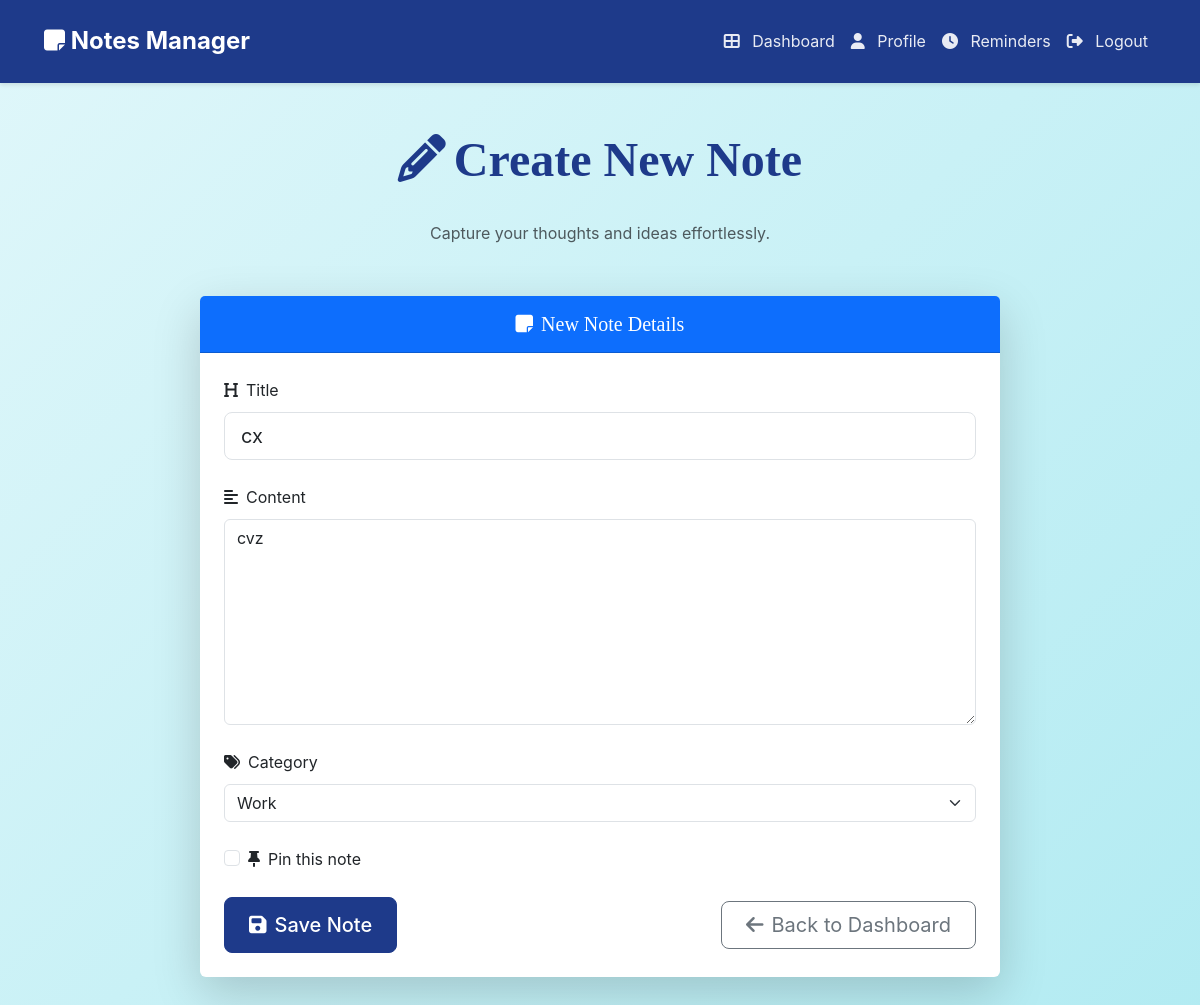
Page /create_note (signed in) on the committed database.
### app.py (models this page shows)
class Note(db.Model):
    __tablename__ = 'notes'
    id = db.Column(db.Integer, primary_key=True)
    user_id = db.Column(db.Integer, db.ForeignKey('users.id'), nullable=False)
    title = db.Column(db.String(255))
    content = db.Column(db.Text)
    category = db.Column(db.String(50))
    isPinned = db.Column(db.Boolean, default=False)
    createdAt = db.Column(db.DateTime, default=datetime.utcnow)
    updatedAt = db.Column(db.DateTime, default=datetime.utcnow, onupdate=datetime.utcnow)
    isLocal = db.Column(db.Boolean, default=False)
    isDraft = db.Column(db.Boolean, default=False)
    user = db.relationship('User', backref='notes')

### app.py (the view)
@app.route('/create_note', methods=['GET'])
@login_required
def create_note_page():
    user_id = current_user.id
    username = current_user.username
    draft_note = Note.query.filter_by(user_id=user_id, isDraft=True).first()
    return render_template('create_note.html', username=username, draft_note=draft_note)

### app.py (called while the page is built)
@login_manager.user_loader
def load_user(user_id):
    return User.query.get(int(user_id))

### templates/create_note.html (shortened to what this page needs)
{% extends 'base.html' %}
{% block content %}
<div class="container my-5">
    <div class="text-center mb-5">
        <h2 class="display-5 fw-bold"><i class="fas fa-pencil-alt me-2"></i>Create New Note</h2>
        <p class="text-muted">Capture your thoughts and ideas effortlessly.</p>
    </div>
    <div class="card shadow-lg mx-auto border-0" style="max-width: 800px;">
        <div class="card-header bg-primary text-white py-3">
            <h3 class="h5 mb-0"><i class="fas fa-sticky-note me-2"></i>New Note Details</h3>
        </div>
        <div class="card-body p-4">
            <form>
                <div class="mb-4">
                    <label for="title" class="form-label"><i class="fas fa-heading me-2"></i>Title</label>
                    <input type="text" id="title" class="form-control form-control-lg" placeholder="Enter note title" value="{{ draft_note.title if draft_note else '' }}">
                </div>
                <div class="mb-4">
                    <label for="content" class="form-label"><i class="fas fa-align-left me-2"></i>Content</label>
                    <textarea id="content" class="form-control" rows="8" placeholder="Write your note here">{{ draft_note.content if draft_note else '' }}</textarea>
                </div>
                <div class="mb-4">
                    <label for="category" class="form-label"><i class="fas fa-tags me-2"></i>Category</label>
                    <select id="category" class="form-select">
                        <option {% if draft_note and draft_note.category == 'Work' %}selected{% endif %}>Work</option>
                    </select>
                </div>
                <div class="form-check mb-4">
                    <input class="form-check-input" type="checkbox" id="isPinned" {% if draft_note and draft_note.isPinned %}checked{% endif %}>
                    <label class="form-check-label" for="isPinned">
                        <i class="fas fa-thumbtack me-2"></i>Pin this note
                    </label>
                </div>
                <div class="d-flex justify-content-between align-items-center">
                    <button type="button" class="btn btn-primary btn-lg px-4" onclick="saveNote()">
                        <i class="fas fa-save me-2"></i>Save Note
                    </button>
                    <a href="{{ url_for('dashboard') }}" class="btn btn-outline-secondary btn-lg px-4">
                        <i class="fas fa-arrow-left me-2"></i>Back to Dashboard
                    </a>
                </div>
            </form>
        </div>
    </div>
</div>
{% endblock %}

### templates/base.html (style rules this page uses)
body { background: linear-gradient(135deg, #e0f7fa, #b2ebf2); font-family: 'Inter', -apple-system, BlinkMacSystemFont, sans-serif; color: #1a202c; line-height: 1.7; min-height: 100vh; }
h1, h2, h3, h4 { text-align: center; margin: 2rem 0; font-family: 'Merriweather', serif; color: #1e3a8a; font-weight: 700; }
.container { margin-bottom: 3rem; }
.btn-primary { background-color: #1e3a8a; border-color: #1e3a8a; border-radius: 0.5rem; padding: 0.75rem 1.5rem; font-weight: 500; transition: all 0.3s ease; }
a { color: #1e3a8a; font-weight: 500; text-decoration: none; transition: color 0.2s ease; }

### rows in the picture
Note: title "cx", content "cvz", category "Work"
